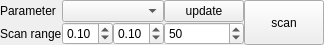
<?xml version="1.0" encoding="UTF-8"?>
<ui version="4.0">
 <class>Form</class>
 <widget class="QWidget" name="Form">
  <property name="geometry">
   <rect>
    <x>0</x>
    <y>0</y>
    <width>250</width>
    <height>40</height>
   </rect>
  </property>
  <property name="windowTitle">
   <string>Form</string>
  </property>
  <layout class="QGridLayout" name="gridLayout">
   <property name="margin">
    <number>0</number>
   </property>
   <property name="spacing">
    <number>0</number>
   </property>
   <item row="0" column="0">
    <widget class="QLabel" name="label">
     <property name="text">
      <string>Parameter</string>
     </property>
    </widget>
   </item>
   <item row="1" column="0">
    <widget class="QLabel" name="label_2">
     <property name="text">
      <string>Scan range</string>
     </property>
    </widget>
   </item>
   <item row="1" column="1">
    <widget class="QDoubleSpinBox" name="doubleSpinBox">
     <property name="toolTip">
      <string>Relative difference of lower bound compared to fitted value</string>
     </property>
     <property name="maximum">
      <double>2.000000000000000</double>
     </property>
     <property name="singleStep">
      <double>0.010000000000000</double>
     </property>
     <property name="value">
      <double>0.100000000000000</double>
     </property>
    </widget>
   </item>
   <item row="1" column="2">
    <widget class="QDoubleSpinBox" name="doubleSpinBox_2">
     <property name="toolTip">
      <string>Relative difference of upper bound compared to fitted value</string>
     </property>
     <property name="maximum">
      <double>2.000000000000000</double>
     </property>
     <property name="singleStep">
      <double>0.010000000000000</double>
     </property>
     <property name="value">
      <double>0.100000000000000</double>
     </property>
    </widget>
   </item>
   <item row="1" column="3">
    <widget class="QSpinBox" name="spinBox">
     <property name="toolTip">
      <string>Number of steps between lower and upper bound</string>
     </property>
     <property name="maximum">
      <number>200</number>
     </property>
     <property name="value">
      <number>50</number>
     </property>
    </widget>
   </item>
   <item row="0" column="3">
    <widget class="QPushButton" name="toolButton_2">
     <property name="text">
      <string>update</string>
     </property>
    </widget>
   </item>
   <item row="0" column="1" colspan="2">
    <widget class="QComboBox" name="comboBox">
     <property name="sizePolicy">
      <sizepolicy hsizetype="MinimumExpanding" vsizetype="Fixed">
       <horstretch>0</horstretch>
       <verstretch>0</verstretch>
      </sizepolicy>
     </property>
    </widget>
   </item>
   <item row="0" column="4" rowspan="2">
    <widget class="QPushButton" name="toolButton">
     <property name="sizePolicy">
      <sizepolicy hsizetype="Fixed" vsizetype="MinimumExpanding">
       <horstretch>0</horstretch>
       <verstretch>0</verstretch>
      </sizepolicy>
     </property>
     <property name="text">
      <string>scan</string>
     </property>
    </widget>
   </item>
  </layout>
  <action name="actionScanParameter">
   <property name="text">
    <string>ScanParameter</string>
   </property>
  </action>
  <action name="actionParameterChanged">
   <property name="text">
    <string>ParameterChanged</string>
   </property>
  </action>
  <action name="actionUpdateParameterList">
   <property name="text">
    <string>UpdateParameterList</string>
   </property>
  </action>
 </widget>
 <resources/>
 <connections>
  <connection>
   <sender>toolButton</sender>
   <signal>clicked()</signal>
   <receiver>actionScanParameter</receiver>
   <slot>trigger()</slot>
   <hints>
    <hint type="sourcelabel">
     <x>376</x>
     <y>10</y>
    </hint>
    <hint type="destinationlabel">
     <x>-1</x>
     <y>-1</y>
    </hint>
   </hints>
  </connection>
  <connection>
   <sender>comboBox</sender>
   <signal>currentIndexChanged(int)</signal>
   <receiver>actionParameterChanged</receiver>
   <slot>trigger()</slot>
   <hints>
    <hint type="sourcelabel">
     <x>204</x>
     <y>10</y>
    </hint>
    <hint type="destinationlabel">
     <x>-1</x>
     <y>-1</y>
    </hint>
   </hints>
  </connection>
  <connection>
   <sender>toolButton_2</sender>
   <signal>clicked()</signal>
   <receiver>actionUpdateParameterList</receiver>
   <slot>trigger()</slot>
   <hints>
    <hint type="sourcelabel">
     <x>499</x>
     <y>176</y>
    </hint>
    <hint type="destinationlabel">
     <x>-1</x>
     <y>-1</y>
    </hint>
   </hints>
  </connection>
 </connections>
</ui>
